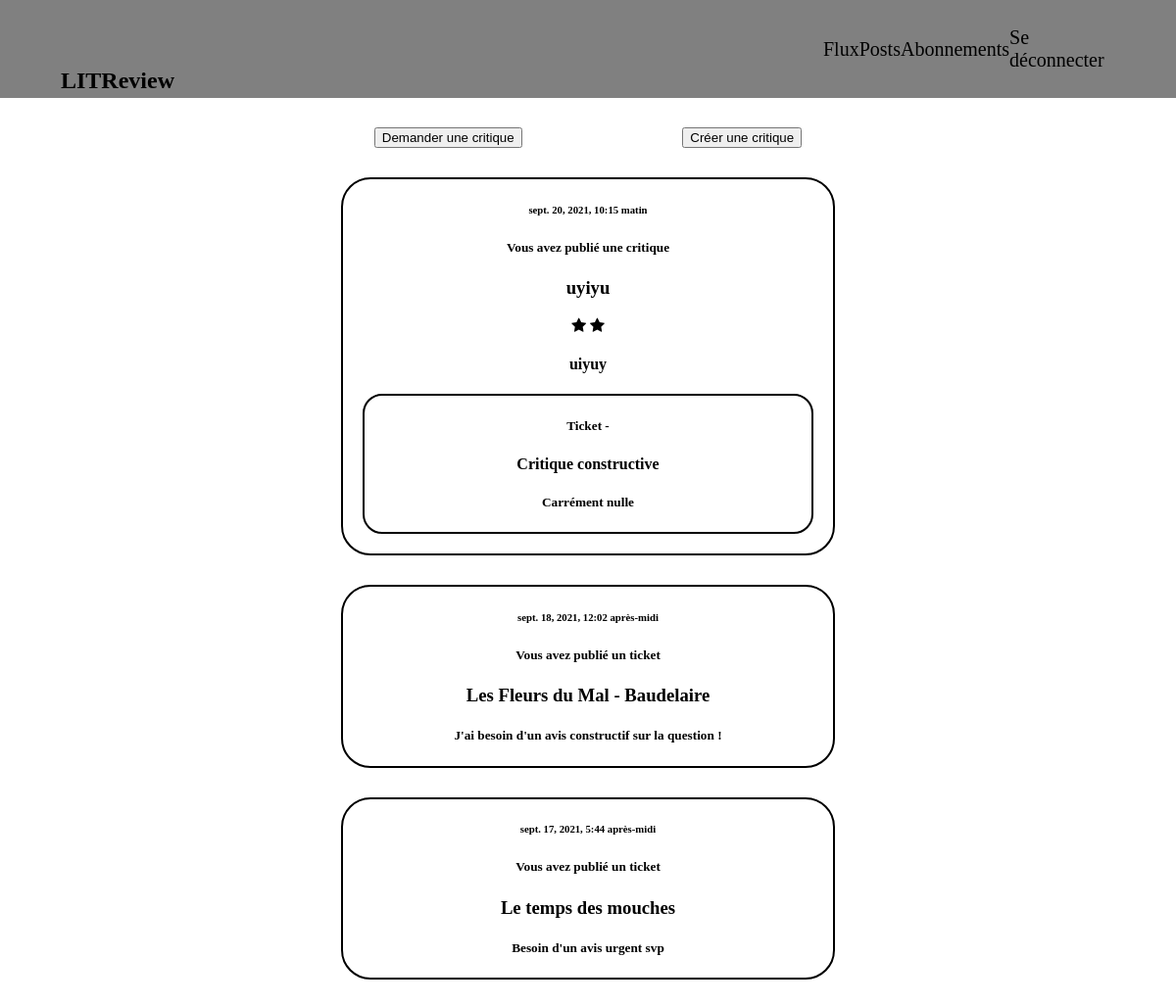
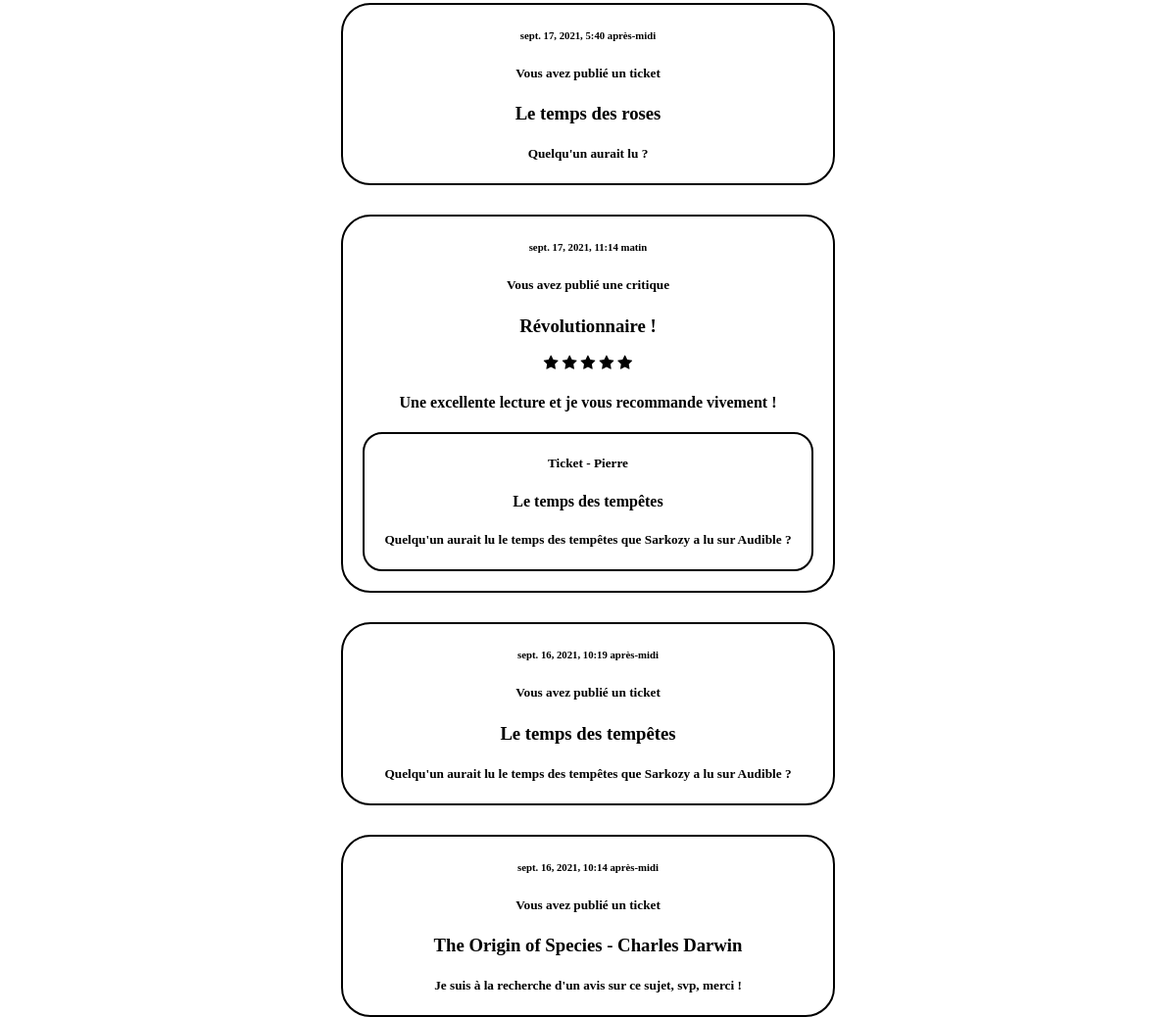
The app's page /home/ (signed in) with its own data (2 pictures, top to bottom).
### posts/models.py (models this page shows, shortened)
class Review(models.Model):
    ticket = models.ForeignKey(to=Ticket, on_delete=models.CASCADE)
    rating = models.PositiveSmallIntegerField(
        validators=[MinValueValidator(0), MaxValueValidator(5)])
    headline = models.CharField(max_length=128)
    body = models.CharField(max_length=8192, blank=True)
    user = models.ForeignKey(
        to=settings.AUTH_USER_MODEL, on_delete=models.CASCADE)
    time_created = models.DateTimeField(auto_now_add=True)

class Ticket(models.Model):
    title = models.CharField(max_length=128)
    description = models.TextField(max_length=2048,blank=True)
    user = models.ForeignKey(to=settings.AUTH_USER_MODEL,on_delete=models.CASCADE)
    image = models.ImageField(null=True,blank=True)
    time_created = models.DateTimeField(auto_now_add=True)

### posts/views.py (the view)
# urls.py: path('home/',CriticsHome.as_view(),name='home'),
class CriticsHome(ListView):
    model = Ticket
    context_object_name = "posts"
    template_name = 'posts/ticket_list.html'
    def get_queryset(self):
        follow = [self.request.user.id]
        users = User.objects.all()
        users_follow = UserFollows.objects.filter(user_id=self.request.user.id)
        for user in users_follow:
            for all_user in users:
                if all_user.id == user.followed_user_id:
                    follow.append(all_user.id)
        tickets = Ticket.objects.filter(user_id__in = follow)
        reviews = Review.objects.filter(user_id__in = follow)
        for review in reviews:
            for user in users:
                if review.user_id == user.id:
                    review.username = user.username
            for ticket in tickets:
                if review.ticket_id == ticket.id:
                    review.ticket = ticket
                    ticket.already = True
        for ticket in tickets:
            for user in users:
                if ticket.user_id == user.id:
                    ticket.username = user.username
        result_list = sorted(
            chain(tickets, reviews),
            key=lambda instance: instance.time_created,reverse=True)
        return result_list

### posts/templates/posts/ticket_list.html (shortened to what this page needs)
{% extends 'base.html' %}
{% block content %}
{% load static %}
<link rel="stylesheet" href="{% static 'css/style_ticket_list.css' %}">
<div class="buttons">
    <form action="/create_ticket" xmlns="http://www.w3.org/1999/html">
      <input type="submit" value="Demander une critique" class="button">
    </form>
    <form action="/create_review">
      <input type="submit" value="Créer une critique" class ="button">
    </form>
</div>
    <div id = 'flux'>
    {% for post in posts %}
        {% if post.headline != None %}
            <div class = 'review'>
                <div>
                        <h6>{{post.time_created}}</h6>
                        {% if user.id == post.user_id %}
                            <h5>Vous avez publié une critique</h5>
                        {% else %}
                                <h5>{{post.username}} a publié une critique</h5>
                        {% endif %}
                                <h3>{{post.headline}}</h3>
                                <link rel="stylesheet" href="https://cdnjs.cloudflare.com/ajax/libs/font-awesome/4.7.0/css/font-awesome.min.css">
                                {% for x in ""|ljust:post.rating %}
                                    {% if forloop.counter0 <= post.rating %}
                                        <span class="fa fa-star"></span>
                                    {% endif %}
                                {% endfor %}
                                <h4>{{post.body}}</h4>
                </div>
                <div class ='ticket_in'>
                    <h5>Ticket - {{post.ticket.username}}</h5>
                    <h4>{{post.ticket.title}}</h4>
                    <h5>{{post.ticket.description}}</h5>
                </div>
            </div>
        {% else %}
                <div class = 'ticket'>
                    <article>
                        <h6>{{ post.time_created }}</h6>
                        {% if user.username == post.user.username %}
                        <h5>Vous avez publié un ticket</h5>
                        <h3>{{ post.title}}</h3>
                        <h5>{{ post.description }}</h5>
                        {% endif %}
                    </article>
                </div>
        {% endif %}
    {% endfor %}
    </div>
{% endblock %}

### posts/static/css/base.css (style rules this page uses)
html { margin : 0; }
body { margin : 0; }

### posts/static/css/style_ticket_list.css (style rules this page uses)
.buttons { margin : auto; margin-top : 30px; width:50%; display:flex; justify-content: space-around; }
.button { display:flex; justify-content: space-around; }
#flux { text-align: center; display : flex; flex-direction : column; align-items: center; justify-content: center; }
.review, .ticket { border : solid 2px black; width : 500px; margin-top : 30px; border-radius : 30px; }
.ticket_in { border : solid 2px black; margin-top : 20px; border-radius : 20px; margin : 20px; }

### records on screen
Review: time_created "sept. 20, 2021, 10:15 matin", shows "Vous avez publié une critique", headline "uyiyu", rating 2 (drawn), body "uiyuy", ticket "Critique constructive", ticket.description "Carrément nulle"
Ticket: time_created "sept. 18, 2021, 12:02 après-midi", title "Les Fleurs du Mal - Baudelaire", description "J'ai besoin d'un avis constructif sur la question !"
Ticket: time_created "sept. 17, 2021, 5:44 après-midi", title "Le temps des mouches", description "Besoin d'un avis urgent svp"
Ticket: time_created "sept. 17, 2021, 5:40 après-midi", title "Le temps des roses", description "Quelqu'un aurait lu ?"
Review: time_created "sept. 17, 2021, 11:14 matin", shows "Vous avez publié une critique", headline "Révolutionnaire !", rating 5 (drawn), body "Une excellente lecture et je vous recommande vivement !", ticket.username "Pierre", ticket "Le temps des tempêtes", ticket.description "Quelqu'un aurait lu le temps des tempêtes que Sarkozy a lu sur Audible ?"
Ticket: time_created "sept. 16, 2021, 10:19 après-midi", title "Le temps des tempêtes", description "Quelqu'un aurait lu le temps des tempêtes que Sarkozy a lu sur Audible ?"
Ticket: time_created "sept. 16, 2021, 10:14 après-midi", title "The Origin of Species - Charles Darwin", description "Je suis à la recherche d'un avis sur ce sujet, svp, merci !"
